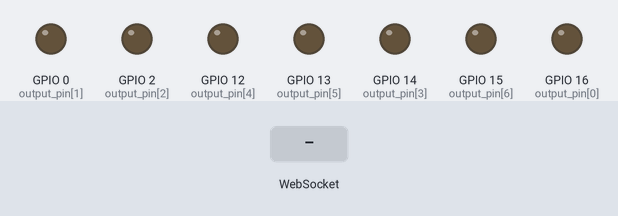
This sketch was run on a simulated ESP8266 (NodeMCU). On the bench: output pins drawn as LEDs (lit = HIGH). The inputs (shaded band) are chosen by the test bench. WiFi joins after 1.5 s; servers stay silent unless stated; what the sketch prints to the serial monitor is not drawn.

Above: at 2.7 s.
2.8 s: WebSocket text "0" received
At 3.3 s:
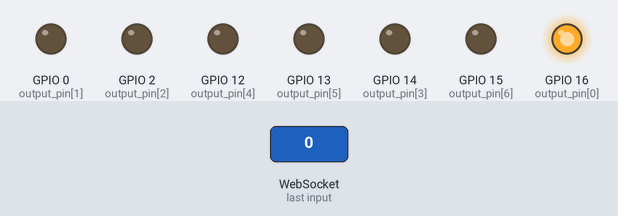
4.3 s: WebSocket text "1" received
At 5.5 s:
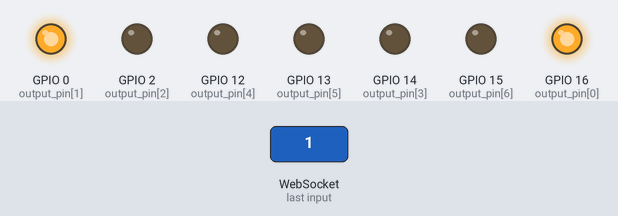
5.8 s: WebSocket text "2" received
At 6.8 s:
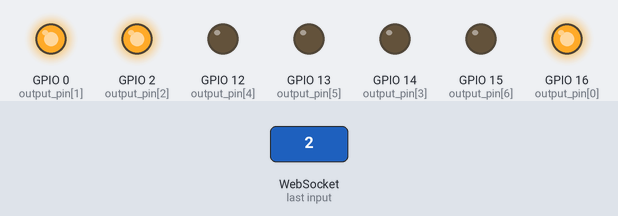
7.3 s: WebSocket text "3" received
At 7.9 s:
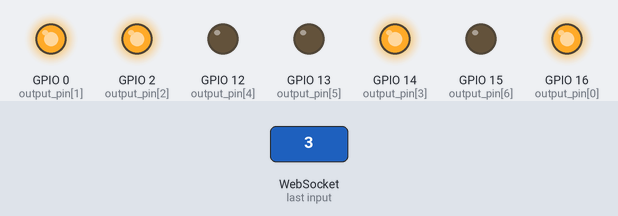
8.8 s: WebSocket text "4" received
At 10.0 s:
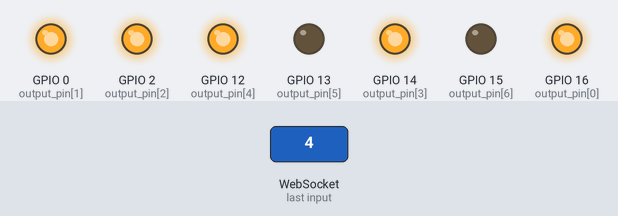
10.3 s: WebSocket text "5" received
At 11.4 s:
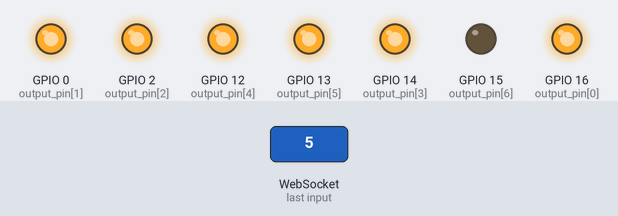
Timing chart, 0 to 12.8 s (numbered marks = the images above; inputs shaded):
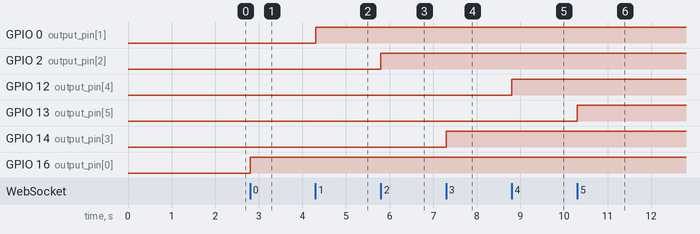

The sketch:

websocket01.ino
```cpp
/********ESP8266***********|
 *   Websocket example     |
 **************************/


#include <ESP8266WiFi.h>
#include <WebSocketsServer.h>
#include "webserver.h"

WiFiServer server(80);
WebSocketsServer webSocket = WebSocketsServer(81);


const byte output_pin[] = {16,0,2,14,12,13,15};  // output pins
bool load_status[] = {0,0,0,0,0,0};


char ssid[] = "yourSSID";
char pass[]= "yourSSIDpassword";

void setup()
{
  // initiate output pin and make it LOW after the initial startup
  for(int i=0;i<7;i++){
    pinMode(output_pin[i], OUTPUT);
    digitalWrite(output_pin[i], LOW);
  }

  Serial.begin(115200);
  Serial.println();
  Serial.println("Serial started at 115200");
  Serial.println();

  // Connect to a WiFi network
  Serial.print(F("Connecting to "));  Serial.println("ssid");
  WiFi.begin(ssid,pass);


  // try to connect(max = 17 tries)
  Serial.print("Connecting");
  int count = 0;
  while ( (WiFi.status() != WL_CONNECTED) && count < 17){
    Serial.print(".");  delay(500);  count++;
  }

  if (WiFi.status() != WL_CONNECTED){
    Serial.println("");  Serial.print("Failed to connect to ");  Serial.println(ssid);
    while(1); // loop here if no connection to any known wifi
  }

  Serial.println("");
  Serial.println(F("[CONNECTED]"));
  Serial.print("[IP ");
  Serial.print(WiFi.localIP()); // this your local ip address that you need to put in you browser address bar
  Serial.println("]");

  // start a server
  server.begin();
  Serial.println("Server started");

  webSocket.begin();
  webSocket.onEvent(webSocketEvent);

}


void loop(){

    webSocket.loop();

    WiFiClient client = server.available();     // Check if a client has connected
    if (client){
      client.flush();
      client.print( header );
      client.print( html_1 );
      Serial.println("New page served");
      delay(5);
    }


}  // loop ends here


void webSocketEvent(byte num, WStype_t type, uint8_t * payload, size_t length){ // packet/stream event
  if(type == WStype_TEXT){

      load_status[payload[0] - 48] = payload[1] - 48;

      digitalWrite(output_pin[payload[0] - 48], load_status[payload[0] - 48]);
      webSocket.broadcastTXT(payload);
      Serial.print("payload=");
      Serial.print(payload[0] - 48);
      Serial.println(payload[1] - 48);
  }

  else
  {
    Serial.print("WStype = ");   Serial.println(type);
    Serial.print("WS payload = ");
    for(int i = 0; i < length; i++) { Serial.print((char) payload[i]); }
    Serial.println();
    for(int i=0;i<7;i++){
      String data = "";
      data = i;
      data = data + load_status[i];
      webSocket.broadcastTXT(data);
      Serial.println(data);
    }
  }
}
```

webserver.h
```cpp
String header = "HTTP/1.1 200 OK\r\nContent-Type: text/html\r\n\r\n";

String html_1 = R"=====(
<!DOCTYPE html>
<html>

<style>
  body {
    background-color: #DCDCDC;
    position: center;
    top: 100px;
  }

  #main    { display: table; width: 300px; margin: auto;  padding: 10px 10px 10px 10px; border: 3px solid blue; border-radius: 10px; text-align:center;}
  .switch {
    position: relative;
    display: inline-block;
    width: 60px;
    height: 34px;
  }

  .switch input {display:none;}

  .slider {
    position: absolute;
    cursor: pointer;
    top: 0;
    left: 0;
    right: 0;
    bottom: 0;
    background-color: #A93226;
    -webkit-transition: .4s;
    transition: .4s;
  }

  .slider:before {
    position: absolute;
    content: "";
    height: 26px;
    width: 26px;
    left: 4px;
    bottom: 4px;
    background-color: #2E4053;
    -webkit-transition: .4s;
    transition: .4s;
  }

  input:checked + .slider {
    background-color: #1E8449;
  }

  input:focus + .slider {
    box-shadow: 0 0 1px #1E8449;
  }

  input:checked + .slider:before {
    -webkit-transform: translateX(26px);
    -ms-transform: translateX(26px);
    transform: translateX(26px);
  }

  /* Rounded sliders */
  .slider.round {
    border-radius: 34px;
  }

  .slider.round:before {
    border-radius: 50%;
  }
  .center {
    margin: auto;
    width: 60%;
    border: 2px solid #85929E;
    padding: 10px;
  }
  .table {
    width: 100%;
    border-collapse: collapse !important;
  }
  .table td,
  .table th {
    padding: 5px;
    border: 1px solid #212F3D !important;
    color:  #212F3D;
  }
  .table td, th, a{
    color: #212F3D;
    text-decoration: none;
  }

</style>

<head>
  <meta name='viewport' content='width=device-width, initial-scale=1.0'/>
  <meta charset='utf-8'>
  <title>Websockets</title>
</head>

<body>
  <div id='main' class="center">

    <table class="table table-condensed">

      <h3>LIGHTING CONTROL</h3>  // you may rename the html page here

      <tr>
                <th style="width: 12px">#</th>
                <th>Ligth Location</th>
                <th>Status</th>
      </tr>

      <tr>
        <td>1.</td>
        <td>Room 1</td>  // rename this according to your load schedule
        <td>
          <label class="switch">
            <input id = "switch0" type="checkbox" onclick="if(this.checked){sendText('01')} else{sendText('00')}">
            <span class="slider round"></span>
          </label>
        </td>

      </tr>

      <tr>
        <td>2.</td>
        <td>Room 2</td>  // rename this according to your load schedule
        <td>
          <label class="switch">
            <input id = "switch1" type="checkbox" onclick="if(this.checked){sendText('11')} else{sendText('10')}">
            <span class="slider round"></span>
          </label>
        </td>

      </tr>

      <tr>
        <td>3.</td>
        <td>Living Room</td>  // rename this according to your load schedule
        <td>
          <label class="switch">
            <input id = "switch2" type="checkbox" onclick="if(this.checked){sendText('21')} else{sendText('20')}">
            <span class="slider round"></span>
          </label>
        </td>

      </tr>

      <tr>
        <td>4.</td>
        <td>Kitchen</td>  // rename this according to your load schedule
        <td>
          <label class="switch">
            <input id = "switch3" type="checkbox" onclick="if(this.checked){sendText('31')} else{sendText('30')}">
            <span class="slider round"></span>
          </label>
        </td>

      </tr>

      <tr>
        <td>5.</td>
        <td>Wash Room</td>  // rename this according to your load schedule
        <td>
          <label class="switch">
            <input id = "switch4" type="checkbox" onclick="if(this.checked){sendText('41')} else{sendText('40')}">
            <span class="slider round"></span>
          </label>
        </td>

      </tr>

      <tr>
        <td>6.</td>
        <td>Back Yard</td>  // rename this according to your load schedule
        <td>
          <label class="switch">
            <input id = "switch5" type="checkbox" onclick="if(this.checked){sendText('51')} else{sendText('50')}">
            <span class="slider round"></span>
          </label>
        </td>

      </tr>

      <tr>
        <td>7.</td>
        <td>Gate</td>  // rename this according to your load schedule
        <td>
          <label class="switch">
            <input id = "switch6" type="checkbox" onclick="if(this.checked){sendText('61')} else{sendText('60')}">
            <span class="slider round"></span>
          </label>
        </td>

      </tr>

    </table>

  <p>Recieved data = <span id='rd'>---</span> </p>
    <br />
   </div>
</body>

<script>
  var Socket;
  var data;
  function init()
  {
    Socket = new WebSocket('ws://' + window.location.hostname + ':81/');
    Socket.onmessage = function(event) { processReceivedCommand(event); };
  }


function processReceivedCommand(evt){
    document.getElementById('rd').innerHTML = evt.data;
    var tmp = evt.data;
    if (tmp[0] ==="0")
    {
        if(tmp[1] === "0"){
          document.getElementById('switch0').checked = false;
        }
        if(tmp[1] === "1"){
          document.getElementById('switch0').checked = true;
        }
    }
    if (tmp[0] ==="1")
    {
        if(tmp[1] === "0"){
          document.getElementById('switch1').checked = false;
        }
        if(tmp[1] === "1"){
          document.getElementById('switch1').checked = true;
        }
    }
    if (tmp[0] ==="2")
    {
        if(tmp[1] === "0"){
          document.getElementById('switch2').checked = false;
        }
        if(tmp[1] === "1"){
          document.getElementById('switch2').checked = true;
        }
    }
    if (tmp[0] ==="3")
    {
        if(tmp[1] === "0"){
          document.getElementById('switch3').checked = false;
        }
        if(tmp[1] === "1"){
          document.getElementById('switch3').checked = true;
        }
    }
    if (tmp[0] ==="4")
    {
        if(tmp[1] === "0"){
          document.getElementById('switch4').checked = false;
        }
        if(tmp[1] === "1"){
          document.getElementById('switch4').checked = true;
        }
    }
    if (tmp[0] ==="5")
    {
        if(tmp[1] === "0"){
          document.getElementById('switch5').checked = false;
        }
        if(tmp[1] === "1"){
          document.getElementById('switch5').checked = true;
        }
    }
    if (tmp[0] ==="6")
    {
        if(tmp[1] === "0"){
          document.getElementById('switch6').checked = false;
        }
        if(tmp[1] === "1"){
          document.getElementById('switch6').checked = true;
        }
    }

}

function sendText(data){
    Socket.send(data);
}


  window.onload = function(e)
  {
    init();
  }
</script>


</html>
)=====";
```

Measured:
- after the input at 2.8 s, GPIO 16 (output_pin[0]): LOW → HIGH at once
- after the input at 4.3 s, GPIO 0 (output_pin[1]): LOW → HIGH at once
- after the input at 5.8 s, GPIO 2 (output_pin[2]): LOW → HIGH at once
- after the input at 7.3 s, GPIO 14 (output_pin[3]): LOW → HIGH at once
- after the input at 8.8 s, GPIO 12 (output_pin[4]): LOW → HIGH at once
- after the input at 10.3 s, GPIO 13 (output_pin[5]): LOW → HIGH at once
